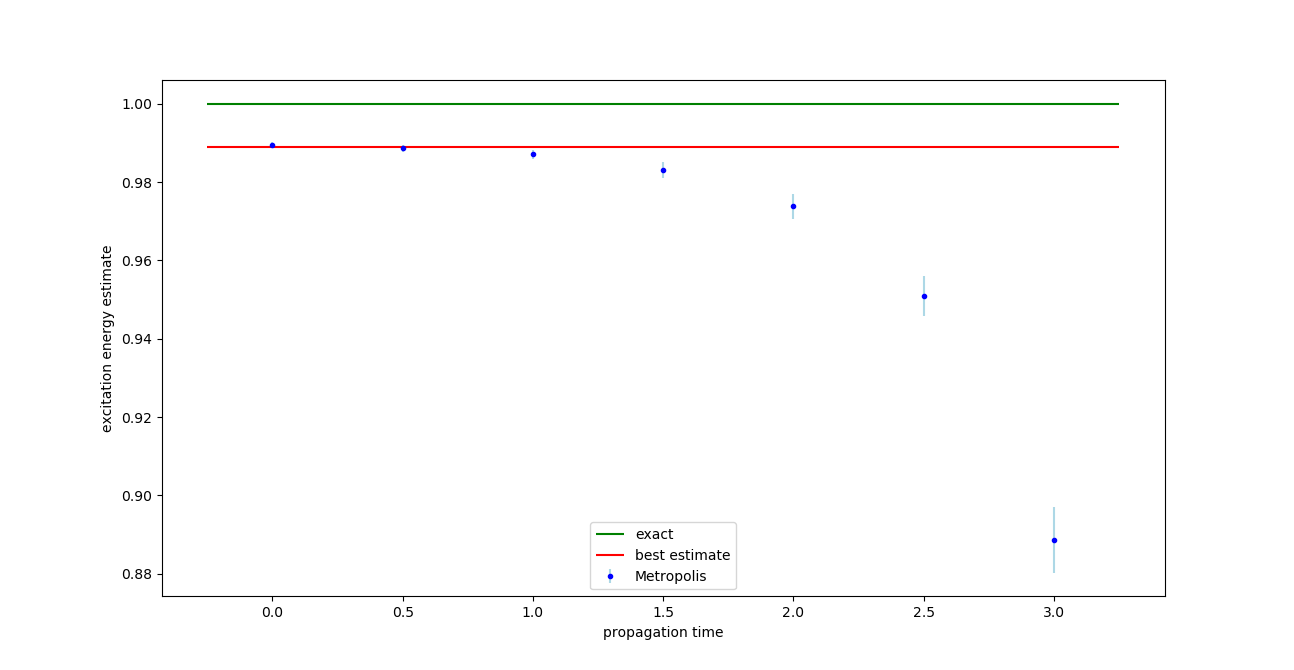

Generate this figure with Python:
import sys
import numpy as np
import matplotlib.pyplot as plt

# This script will use the first data found in the first file provided.

file = open(sys.argv[1])
read = False

intervals = []
energies = []
errors = []
for line in file:
    splitted = line.split()
    if read :
        if(len(splitted) == 0) :
            read = False
            continue
        intervals.append(float(splitted[0]))
        energies.append(float(splitted[4]))
        #^ corrective factor = 1.-4./3.*np.exp(-2.*frequency*time_step*float(splitted[0]))
        errors.append(float(splitted[6]))
    elif len(splitted) == 0 :
        continue
    elif splitted[0] == "frequency" :
        frequency = float(splitted[2])
    elif splitted[0] == "time_step" :
        time_step = float(splitted[2])
    elif line == "excitation energy estimates:\n" :
        read = True
        continue
    elif splitted[0] == "best_estimate" :
        best_estimate = float(splitted[2])
        break
times = [k*time_step for k in intervals]

plt.close()
plt.figure(num = file.name)
plt.errorbar(times, energies, yerr = errors, fmt = 'o', markersize = 3.,
             color = "blue", ecolor = "lightblue", label= "Metropolis")
plt.hlines(y = frequency,
           xmin = min(times)-time_step/2., xmax = max(times)+time_step/2.,
           color = "green", label = "exact" )
plt.hlines(y = best_estimate,
           xmin = min(times)-time_step/2., xmax = max(times)+time_step/2.,
           color = "red", label = "best estimate" )
plt.xlabel("propagation time")
plt.ylabel("excitation energy estimate")
plt.legend(loc = "best")
plt.show()
